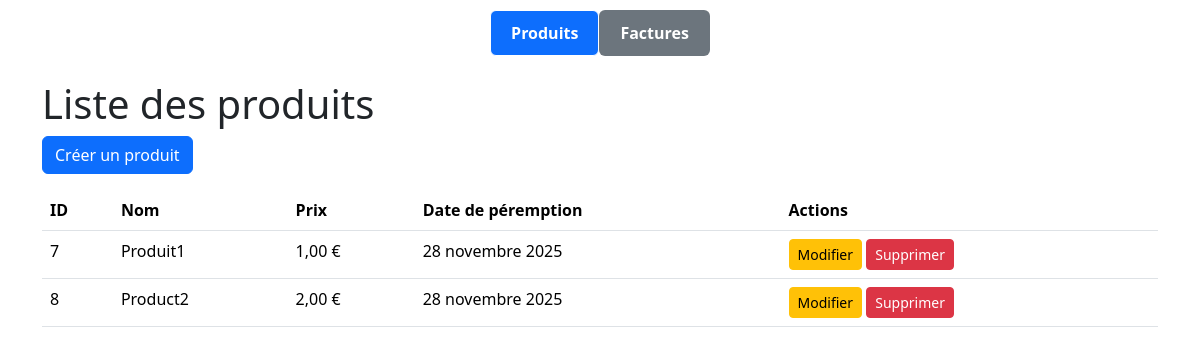
Screenshot of /products/ with the database file from the repository.
### apps/products/models.py (models this page shows, shortened)
class Product(models.Model):
    id = models.AutoField(primary_key=True)
    name = models.CharField(max_length=200)
    price = models.DecimalField(max_digits=8, decimal_places=2)
    expiration_date = models.DateField()

### apps/products/views.py (the view)
# urls.py: path("", views.ProductListView.as_view(), name="list"),
class ProductListView(ListView):
    model = Product
    template_name = "products/list.html"
    paginate_by = 10

### templates/products/list.html (shortened to what this page needs)
{% extends "base.html" %} {% block content %}
<h1>Liste des produits</h1>
<a href="{% url 'products:create' %}" class="btn btn-primary mb-3">
  Créer un produit
</a>
<table class="table">
  <thead>
    <tr>
      <th>ID</th>
      <th>Nom</th>
      <th>Prix</th>
      <th>Date de péremption</th>
      <th>Actions</th>
    </tr>
  </thead>
  <tbody>
    {% for product in object_list %}
    <tr>
      <td>{{ product.id }}</td>
      <td>{{ product.name }}</td>
      <td>{{ product.price }} €</td>
      <td>{{ product.expiration_date }}</td>
      <td>
        <a
          class="btn btn-warning btn-sm"
          href="{% url 'products:update' product.pk %}"
        >
          Modifier
        </a>
        <a
          class="btn btn-danger btn-sm"
          href="{% url 'products:delete' product.pk %}"
        >
          Supprimer
        </a>
      </td>
    </tr>
    {% empty %}
    <tr>
      <td colspan="4">Aucun produit.</td>
    </tr>
    {% endfor %}
  </tbody>
</table>
{% endblock %}

### rows the page displays
Product: id "7", name "Produit1", price "1,00", expiration_date "28 novembre 2025"
Product: id "8", name "Product2", price "2,00", expiration_date "28 novembre 2025"
